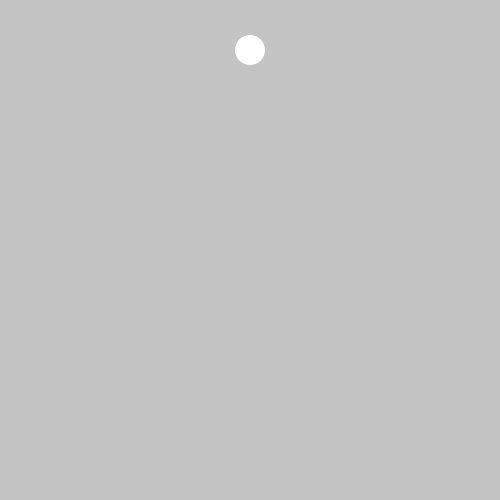
Frame 1 (no input)
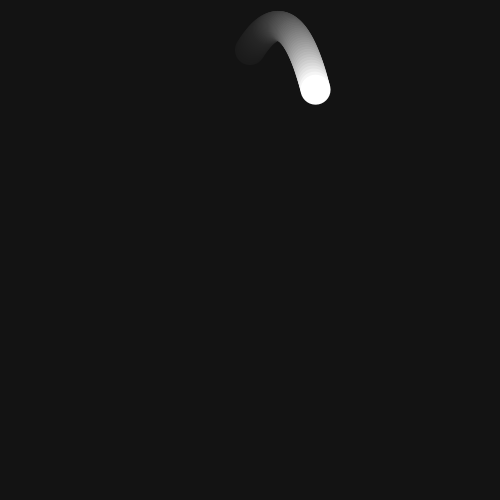
Frame 60 (the mouse pressed at the canvas centre just before this capture)
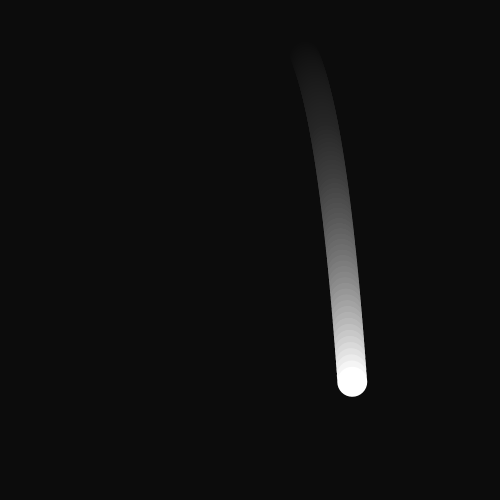
Frame 120 (the mouse held since frame 60 and released just before this capture)

The Processing sketch that drew these frames (run headless with seeded random() and noise(); from frame 60 on, the mouse is pressed at the canvas centre):

// Processing sketch: ex18_19
// ── ex18_19.pde
// 중력과 마찰력을 받는 원이 낙하하고 바닥에서 반사하면서 마찰력으로 점점 감쇄

PVector location, velocity, accel, gravity;
float d = 30, friction = 0.99;

void setup() {
  size(500, 500);
  location = new PVector(width/2, 50);
  velocity = new PVector(0, 0);
  accel = new PVector(0, 0);
  gravity = new PVector(0.0, 0.1);
  firstForce();
}

void draw() {
  // 페이딩 효과
  noStroke();  
  fill(0, 10);  
  rect(0, 0, width, height);

  fill(255);
  ellipse(location.x, location.y, d, d);

  accel.add(gravity);
  velocity.mult(friction);
  velocity.add(accel);
  location.add(velocity);
  accel.mult(0);

  // 경계에 부딪힐 때 반사 적용
  if (location.x < 0) {
    location.x = 0;
    velocity.x *= -1;
  }
  if (location.x > width) {
    location.x = width;
    velocity.x *= -1;
  }
  if (location.y < 0) {
    location.y = 0;
    velocity.y *= -1;
  }
  if (location.y > height) {
    location.y = height;
    velocity.y *= -1;
  }
}

void firstForce() {
  PVector force = new PVector(random(-5, 5), random(-5, 5));
  accel.add(force);
}
